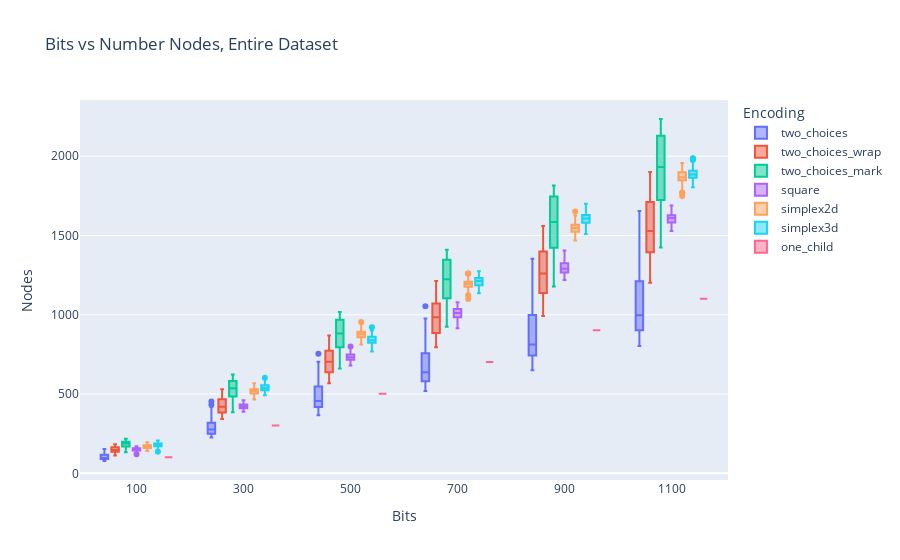
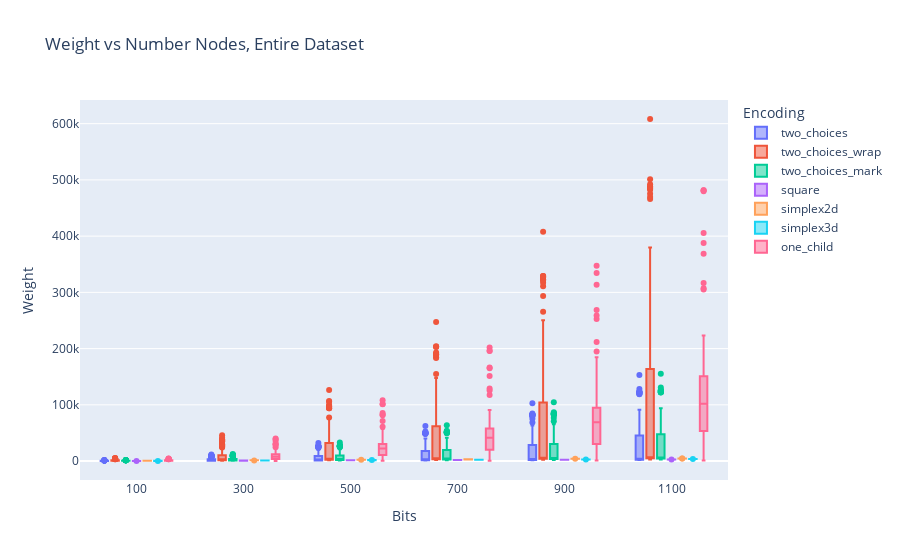
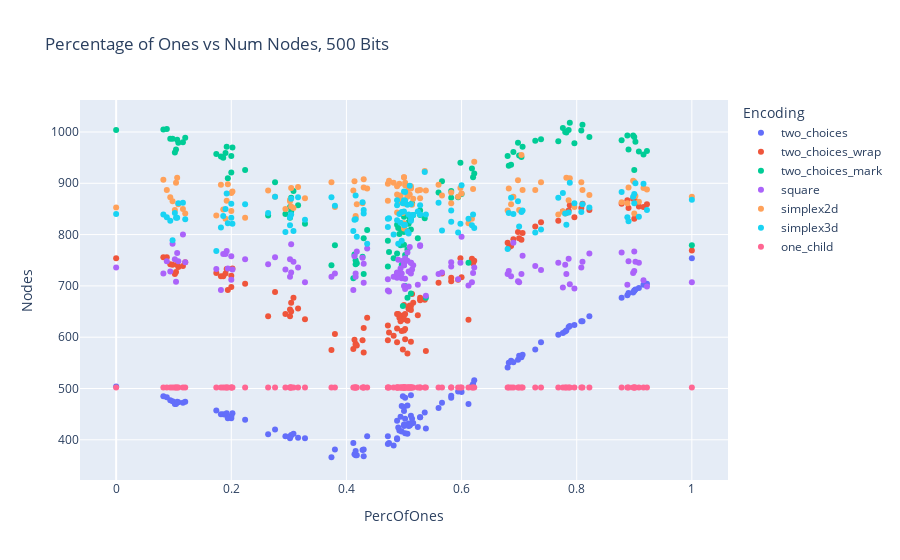
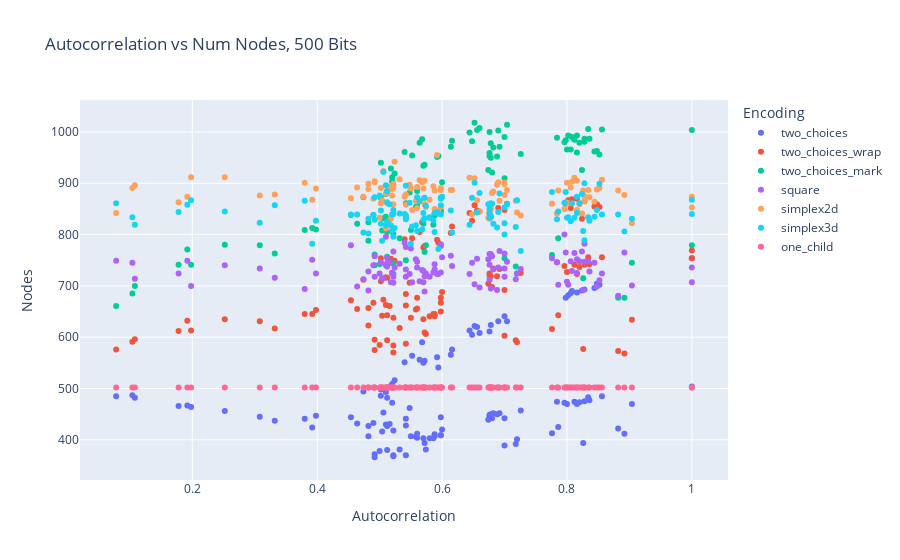

Write notebook code for charts like these, in order.
### Markdown cell above
#### 4. Reports

### Code cell
fig = px.box(df, x="Bits", y="Nodes", color="Encoding", 
             title="Bits vs Number Nodes, Entire Dataset")
fig.show()

fig = px.box(df, x="Bits", y="Weight", color="Encoding", 
             title="Weight vs Number Nodes, Entire Dataset")
fig.show()

df_500 = df[df['Bits'] == 500] 
fig = px.scatter(df_500, x="PercOfOnes", y="Nodes", color="Encoding", 
             title="Percentage of Ones vs Num Nodes, 500 Bits")
fig.show()

fig = px.scatter(df_500, x="Autocorrelation", y="Nodes", color="Encoding", 
             title="Autocorrelation vs Num Nodes, 500 Bits")
fig.show()
